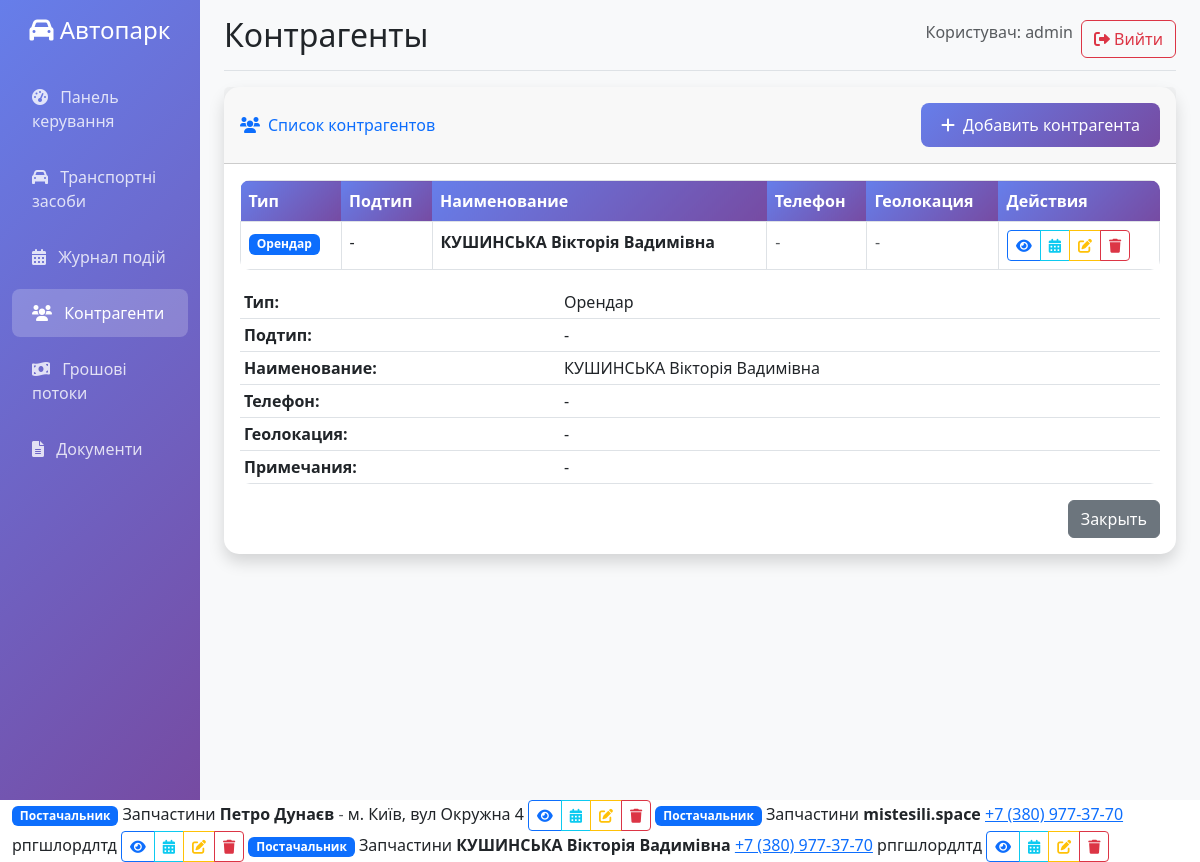
Page /contractors (signed in) on the committed database.
### app.py (models this page shows)
class User(UserMixin, db.Model):
    id = db.Column(db.Integer, primary_key=True)
    username = db.Column(db.String(80), unique=True, nullable=False)
    email = db.Column(db.String(120), unique=True, nullable=False)
    password_hash = db.Column(db.String(120), nullable=False)
    role = db.Column(db.String(20), default='user')
    created_at = db.Column(db.DateTime, default=datetime.utcnow)

class Contractor(db.Model):
    id = db.Column(db.Integer, primary_key=True)
    contractor_type = db.Column(db.String(50), nullable=False)  # Тип контрагента
    subtype = db.Column(db.String(100))  # Підтип
    name = db.Column(db.String(200), nullable=False)  # Найменування
    phone = db.Column(db.String(20))  # Телефон
    location = db.Column(db.String(200))  # Геолокація
    notes = db.Column(db.Text)  # Примітки
    created_at = db.Column(db.DateTime, default=datetime.utcnow)

### app.py (the view)
@app.route('/contractors')
@login_required
def contractors():
    contractors = Contractor.query.all()
    return render_template('contractors.html', contractors=contractors)

### app.py (called while the page is built)
@login_manager.user_loader
def load_user(user_id):
    return User.query.get(int(user_id))

### templates/contractors.html (shortened to what this page needs)
{% extends "base.html" %}
{% block page_title %}Контрагенты{% endblock %}
{% block content %}
<div class="card shadow mb-4">
    <div class="card-header py-3 d-flex justify-content-between align-items-center">
        <h6 class="m-0 font-weight-bold text-primary">
            <i class="fas fa-users me-2"></i>Список контрагентов
        </h6>
        <a href="{{ url_for('add_contractor') }}" class="btn btn-primary">
            <i class="fas fa-plus me-2"></i>Добавить контрагента
        </a>
    </div>
    <div class="card-body">
        {% if contractors %}
            <div class="table-responsive">
                <table class="table table-bordered" width="100%" cellspacing="0">
                    <thead>
                        <tr>
                            <th>Тип</th>
                            <th>Подтип</th>
                            <th>Наименование</th>
                            <th>Телефон</th>
                            <th>Геолокация</th>
                            <th>Действия</th>
                        </tr>
                    </thead>
                    <tbody>
                        {% for contractor in contractors %}
                        <tr>
                            <td>
                                <span class="badge bg-primary">{{ contractor.contractor_type }}</span>
                            </td>
                            <td>{{ contractor.subtype or '-' }}</td>
                            <td><strong>{{ contractor.name }}</strong></td>
                            <td>
                                {% if contractor.phone %}
                                    <a href="tel:{{ contractor.phone }}">{{ contractor.phone }}</a>
                                {% else %}
                                    <span class="text-muted">-</span>
                                {% endif %}
                            </td>
                            <td>
                                {% if contractor.location %}
                                    {{ contractor.location }}
                                {% else %}
                                    <span class="text-muted">-</span>
                                {% endif %}
                            </td>
                            <td>
                                <div class="btn-group" role="group">
                                    <button type="button" class="btn btn-sm btn-outline-primary"
                                            data-bs-toggle="modal" data-bs-target="#contractorModal{{ contractor.id }}">
                                        <i class="fas fa-eye"></i>
                                    </button>
                                    <a href="{{ url_for('events_by_contractor', contractor_id=contractor.id) }}"
                                       class="btn btn-sm btn-outline-info" title="Переглянути події">
                                        <i class="fas fa-calendar-alt"></i>
                                    </a>
                                    <a href="#" class="btn btn-sm btn-outline-warning">
                                        <i class="fas fa-edit"></i>
                                    </a>
                                    <button type="button" class="btn btn-sm btn-outline-danger">
                                        <i class="fas fa-trash"></i>
                                    </button>
                                </div>
                            </td>
                        </tr>
                        <div class="modal fade" id="contractorModal{{ contractor.id }}" tabindex="-1">
                            <div class="modal-dialog">
                                <div class="modal-content">
                                    <div class="modal-body">
                                        <table class="table table-sm">
                                            <tr><td><strong>Тип:</strong></td><td>{{ contractor.contractor_type }}</td></tr>
                                            <tr><td><strong>Подтип:</strong></td><td>{{ contractor.subtype or '-' }}</td></tr>
                                            <tr><td><strong>Наименование:</strong></td><td>{{ contractor.name }}</td></tr>
                                            <tr><td><strong>Телефон:</strong></td><td>{{ contractor.phone or '-' }}</td></tr>
                                            <tr><td><strong>Геолокация:</strong></td><td>{{ contractor.location or '-' }}</td></tr>
                                            <tr><td><strong>Примечания:</strong></td><td>{{ contractor.notes or '-' }}</td></tr>
                                        </table>
                                    </div>
                                    <div class="modal-footer">
                                        <button type="button" class="btn btn-secondary" data-bs-dismiss="modal">Закрыть</button>
                                    </div>
                                </div>
                            </div>
                        </div>
                        {% endfor %}
                    </tbody>
                </table>
            </div>
        {% endif %}
    </div>
</div>
{% endblock %}

### templates/base.html (shortened to what this page needs)
<!DOCTYPE html>
<html lang="ru">
<head>
    <link href="https://cdn.jsdelivr.net/npm/bootstrap@5.3.0/dist/css/bootstrap.min.css" rel="stylesheet">
    <link href="https://cdnjs.cloudflare.com/ajax/libs/font-awesome/6.0.0/css/all.min.css" rel="stylesheet">
</head>
<body>
    {% if current_user.is_authenticated %}
    <div class="container-fluid">
        <div class="row">
            <nav class="col-md-3 col-lg-2 d-md-block sidebar collapse">
                <div class="position-sticky pt-3">
                    <div class="text-center mb-4">
                        <h4 class="text-white"><i class="fas fa-car"></i> Автопарк</h4>
                    </div>
                    <ul class="nav flex-column">
                        <li class="nav-item">
                            <a class="nav-link {% if request.endpoint == 'dashboard' %}active{% endif %}" href="{{ url_for('dashboard') }}">
                                <i class="fas fa-tachometer-alt me-2"></i> Панель керування
                            </a>
                        </li>
                        <li class="nav-item">
                            <a class="nav-link {% if request.endpoint == 'vehicles' %}active{% endif %}" href="{{ url_for('vehicles') }}">
                                <i class="fas fa-car me-2"></i> Транспортні засоби
                            </a>
                        </li>
                        <li class="nav-item">
                            <a class="nav-link {% if request.endpoint == 'events' %}active{% endif %}" href="{{ url_for('events') }}">
                                <i class="fas fa-calendar-alt me-2"></i> Журнал подій
                            </a>
                        </li>
                        <li class="nav-item">
                            <a class="nav-link {% if request.endpoint == 'contractors' %}active{% endif %}" href="{{ url_for('contractors') }}">
                                <i class="fas fa-users me-2"></i> Контрагенти
                            </a>
                        </li>
                        <li class="nav-item">
                            <a class="nav-link {% if request.endpoint == 'cashflow' %}active{% endif %}" href="{{ url_for('cashflow') }}">
                                <i class="fas fa-money-bill-wave me-2"></i> Грошові потоки
                            </a>
                        </li>
                        <li class="nav-item">
                            <a class="nav-link {% if request.endpoint == 'documents' %}active{% endif %}" href="{{ url_for('documents') }}">
                                <i class="fas fa-file-alt me-2"></i> Документи
                            </a>
                        </li>
                    </ul>
                </div>
            </nav>
            <main class="col-md-9 ms-sm-auto col-lg-10 px-md-4 main-content">
                <div class="d-flex justify-content-between flex-wrap flex-md-nowrap align-items-center pt-3 pb-2 mb-3 border-bottom">
                    <h1 class="h2">{% block page_title %}{% endblock %}</h1>
                    <div class="btn-toolbar mb-2 mb-md-0">
                        <div class="btn-group me-2">
                            <span class="text-muted">Користувач: {{ current_user.username }}</span>
                        </div>
                        <a href="{{ url_for('logout') }}" class="btn btn-outline-danger">
                            <i class="fas fa-sign-out-alt"></i> Вийти
                        </a>
                    </div>
                </div>
                {% block content %}{% endblock %}
            </main>
        </div>
    </div>
    {% else %}
        {% block auth_content %}{% endblock %}
    {% endif %}
</body>
</html>

### templates/base.html (style rules this page uses)
.sidebar { min-height: 100vh; background: linear-gradient(135deg, #667eea 0%, #764ba2 100%); }
.sidebar .nav-link { color: rgba(255,255,255,0.8); padding: 12px 20px; margin: 4px 0; border-radius: 8px; transition: all 0.3s ease; }
.sidebar .nav-link.active { background: rgba(255,255,255,0.2); color: white; }
.main-content { background: #f8f9fa; min-height: 100vh; }
.card { border: none; border-radius: 15px; box-shadow: 0 4px 6px rgba(0,0,0,0.1); transition: transform 0.3s ease; }
.btn-primary { background: linear-gradient(135deg, #667eea 0%, #764ba2 100%); border: none; border-radius: 8px; padding: 10px 20px; }
.table { border-radius: 10px; overflow: hidden; }
.table thead th { background: linear-gradient(135deg, #667eea 0%, #764ba2 100%); color: white; border: none; }

### rows in the picture
User: username "admin"
Contractor: contractor_type "Орендар", subtype "-", name "КУШИНСЬКА Вікторія Вадимівна", phone "-", location "-", notes "-"
Contractor: contractor_type "Постачальник", subtype "Запчастини", name "Петро Дунаєв", location "м. Київ, вул Окружна 4"
Contractor: contractor_type "Постачальник", subtype "Запчастини", name "mistesili.space", phone "+7 (380) 977-37-70", location "рпгшлордлтд"
Contractor: contractor_type "Постачальник", subtype "Запчастини", name "КУШИНСЬКА Вікторія Вадимівна", phone "+7 (380) 977-37-70", location "рпгшлордлтд"
